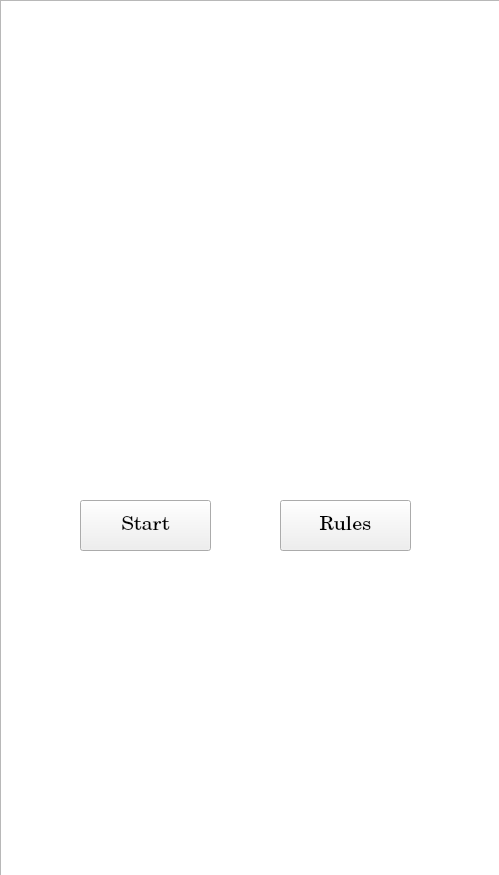
<?xml version="1.0" encoding="UTF-8"?>
<ui version="4.0">
 <class>Form</class>
 <widget class="QWidget" name="Form">
  <property name="geometry">
   <rect>
    <x>0</x>
    <y>0</y>
    <width>499</width>
    <height>875</height>
   </rect>
  </property>
  <property name="windowTitle">
   <string>Lab2_Bobing</string>
  </property>
  <widget class="QListView" name="page1_listView">
   <property name="geometry">
    <rect>
     <x>0</x>
     <y>0</y>
     <width>501</width>
     <height>881</height>
    </rect>
   </property>
   <property name="styleSheet">
    <string notr="true">border-image: url(:/image/1.png);</string>
   </property>
  </widget>
  <widget class="QPushButton" name="start_button">
   <property name="geometry">
    <rect>
     <x>80</x>
     <y>500</y>
     <width>131</width>
     <height>51</height>
    </rect>
   </property>
   <property name="font">
    <font>
     <family>Century</family>
     <pointsize>15</pointsize>
    </font>
   </property>
   <property name="text">
    <string>Start</string>
   </property>
  </widget>
  <widget class="QPushButton" name="rule_button">
   <property name="geometry">
    <rect>
     <x>280</x>
     <y>500</y>
     <width>131</width>
     <height>51</height>
    </rect>
   </property>
   <property name="font">
    <font>
     <family>Century</family>
     <pointsize>15</pointsize>
    </font>
   </property>
   <property name="text">
    <string>Rules</string>
   </property>
  </widget>
 </widget>
 <resources>
  <include location="picture.qrc"/>
 </resources>
 <connections>
  <connection>
   <sender>rule_button</sender>
   <signal>clicked()</signal>
   <receiver>Form</receiver>
   <slot>page1_2()</slot>
   <hints>
    <hint type="sourcelabel">
     <x>380</x>
     <y>516</y>
    </hint>
    <hint type="destinationlabel">
     <x>501</x>
     <y>607</y>
    </hint>
   </hints>
  </connection>
  <connection>
   <sender>start_button</sender>
   <signal>clicked()</signal>
   <receiver>Form</receiver>
   <slot>page1_3()</slot>
   <hints>
    <hint type="sourcelabel">
     <x>186</x>
     <y>500</y>
    </hint>
    <hint type="destinationlabel">
     <x>0</x>
     <y>610</y>
    </hint>
   </hints>
  </connection>
 </connections>
 <slots>
  <slot>page1_3()</slot>
  <slot>page1_2()</slot>
 </slots>
</ui>
